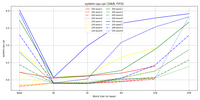
#> input picture Prj1/plots-v1/16kB_FIFO/system.cpu.cpi.png, 200 x 100 px, shrunk from 1200 x 600 before the run, found by its file name
$ python comb-left.py
#> lines starting #> are read from the running program, lines starting #| are printed output that depends on the picture
import os
from math import (
    floor,
    log2,
)

from PIL import (
    Image,
    ImageDraw,
    ImageFont,
)

# Configuration
matrix_sizes = [100, 128, 200, 256]
cache_sizes = ["16kB", "32kB", "64kB"]
assocs = [1, 2, 4, 8]
replacement_policies = ["FIFO", "LFU", "LRU", "MRU", "Random"]
axis_params = ["assoc", "csize", "rp"]
stat_label = "system.cpu.cpi.png"

# Try to load a default font
try:
    font = ImageFont.truetype("arial.ttf", 24)
except:
    font = ImageFont.load_default()

for axis_param in axis_params:
    images = []
    axis_root = f"plots/{axis_param}"

    # Build the other two parameter sets
    if axis_param == "assoc":
        other_pairs = [
            (c, r) for c in cache_sizes for r in replacement_policies
        ]
        subdir_names = [f"{c}_{r}" for c, r in other_pairs]
    elif axis_param == "csize":
        other_pairs = [(a, r) for a in assocs for r in replacement_policies]
        subdir_names = [f"{a}_{r}" for a, r in other_pairs]
    elif axis_param == "rp":
        other_pairs = [(a, c) for a in assocs for c in cache_sizes]
        subdir_names = [f"{a}_{c}" for a, c in other_pairs]
    else:
        continue  # invalid

    # For each subdir, attempt to open the image
    for idx, subdir in enumerate(subdir_names):
        img_path = os.path.join(axis_root, subdir, stat_label)
        if os.path.exists(img_path):
            images.append((Image.open(img_path), idx))

    if not images:
        continue

    # Layout parameters
    cols = 5  # number of images per row
#> cols = 5
    rows = (len(images) + cols - 1) // cols
    img_width, img_height = images[0][0].size
#> img_width = 200; img_height = 100
    final_width = cols * img_width
#> final_width = 1000
    final_height = rows * img_height

    # Create a blank white canvas
    final_img = Image.new("RGB", (final_width, final_height), color="white")
#> final_img: PIL image 1000x300 RGB; every value is 255
    draw = ImageDraw.Draw(final_img)

    # Paste images
    for img, idx in images:
        x = (idx % cols) * img_width
        y = (idx // cols) * img_height
        final_img.paste(img, (x, y))
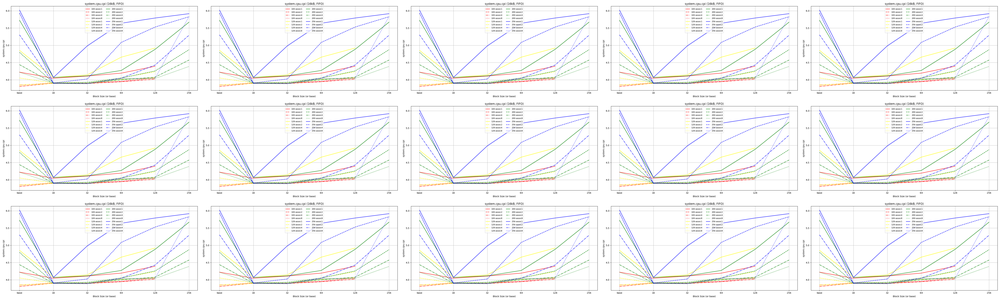
#> final_img: PIL image 1000x300 RGB; mean R, G, B 244.9, 245, 245.2

    # Save final image
    final_img.save(f"plots/left_{axis_param}_cpi.png")

print("All combined plots generated and organized under 'plots/' directory.")
